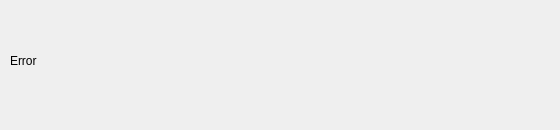
<?xml version="1.0" encoding="UTF-8"?>
<ui version="4.0">
 <class>Frame</class>
 <widget class="QFrame" name="Frame">
  <property name="geometry">
   <rect>
    <x>0</x>
    <y>0</y>
    <width>560</width>
    <height>130</height>
   </rect>
  </property>
  <property name="windowTitle">
   <string>Frame</string>
  </property>
  <widget class="QLabel" name="label">
   <property name="geometry">
    <rect>
     <x>10</x>
     <y>40</y>
     <width>541</width>
     <height>41</height>
    </rect>
   </property>
   <property name="text">
    <string>Error</string>
   </property>
  </widget>
 </widget>
 <resources/>
 <connections/>
</ui>
